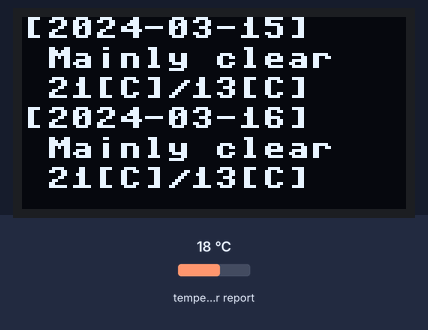
Simulated run of this program. Board: ESP32 board running MicroPython. On the bench: 128×64 one-colour display. The inputs (shaded band) are chosen by the test bench; at power-on: temperature in the web weather report 18 °C. WiFi joins after 1.5 s; requests to the public web service named in the program get a made-up reply in its usual format after 0.4 s (London, UTC, broken clouds, 64 % humidity, 1013 hPa unless stated).

Above: at 2.1 s.

The program:

Open-Meteo_Weather.py
```python
from machine import Pin, I2C
from ssd1306 import SSD1306_I2C
import network
import time
import ujson
import urequests

#OLED
WIDTH  = 128
HEIGHT = 64
i2c = I2C(0, scl=Pin(26), sda=Pin(32), freq=200000)
oled = SSD1306_I2C(WIDTH, HEIGHT, i2c)

#wifi接続
ssid = 'WifiのID'
Password = 'password'

wlan = network.WLAN(network.STA_IF)
wlan.active(True)
wlan.connect(ssid,Password)
wlan.isconnected()
while not wlan.isconnected():
    pass
#print('listening on', wlan.ifconfig()[0])

weathercode = {
00 : "Clear sky",
01 : "Mainly clear",
02 : "Mainly clear",
03 : "Mainly clear",
45 : "Fog",
48 : "Fog",
51 : "Drizzle",
53 : "Drizzle",
55 : "Drizzle",
56 : "Freezing Drizzle",
57 : "Freezing Drizzle",
61 : "Rain",
63 : "Rain",
65 : "Rain",
66 : "Freezing Rain",
67 : "Freezing Rain",
71 : "Snow fall",
73 : "Snow fall",
75 : "Snow fall",
77 : "Snow grains",
80 : "Rain showers",
81 : "Rain showers",
82 : "Rain showers",
85 : "Snow showers",
86 : "Snow showers",
95 : "Thunderstorm",
96 : "Thunderstorm",
99 : "Thunderstorm",
}

#緯度と経度(東京)
lat = '35.69'
lon = '139.47'

while True:
    #url
    url = "https://api.open-meteo.com/v1/forecast?latitude=" + lat + "&longitude=" + lon + "&daily=weathercode,temperature_2m_max,temperature_2m_min&forecast_days=3&timezone=Asia%2FTokyo"
    json_data = urequests.get(url)
    #print(json_data.json())

    i = 0
    Date = []
    Weather = []
    Temp_max = []
    Temp_min = []
    Pops_max = []
    for i in range(3):
        #日付
        date = [str(json_data.json().get('daily').get('time')[i])]
        Date = Date + date
        #天気
        weather = [weathercode[int(json_data.json().get('daily').get('weathercode')[i])]]
        Weather = Weather + weather
        #最高気温
        temp_max = [str(json_data.json().get('daily').get('temperature_2m_max')[i])]
        Temp_max = Temp_max + temp_max
        #最低気温
        temp_min = [str(json_data.json().get('daily').get('temperature_2m_min')[i])]
        Temp_min = Temp_min + temp_min

    #今日
    #日付
    str_1 = "[" + Date[0] + "]"
    #天気
    str_2 = " " + Weather[0]
    #気温
    str_3 = " " + Temp_max[0] + "[C]" + "/" + Temp_min[0] + "[C]"

    #明日
    #日付
    str_4 = "[" + Date[1] + "]"
    #天気
    str_5 = " " + Weather[1]
    #気温
    str_6 = " "  +  Temp_max[1] + "[C]" + "/" + Temp_min[1] + "[C]"
    oled.fill(0)
    oled.text(str_1, 0, 0)
    oled.text(str_2, 0, 10)
    oled.text(str_3, 0, 20)
    oled.text(str_4, 0, 30)
    oled.text(str_5, 0, 40)
    oled.text(str_6, 0, 50)
    oled.show()
    time.sleep(3600)
```
